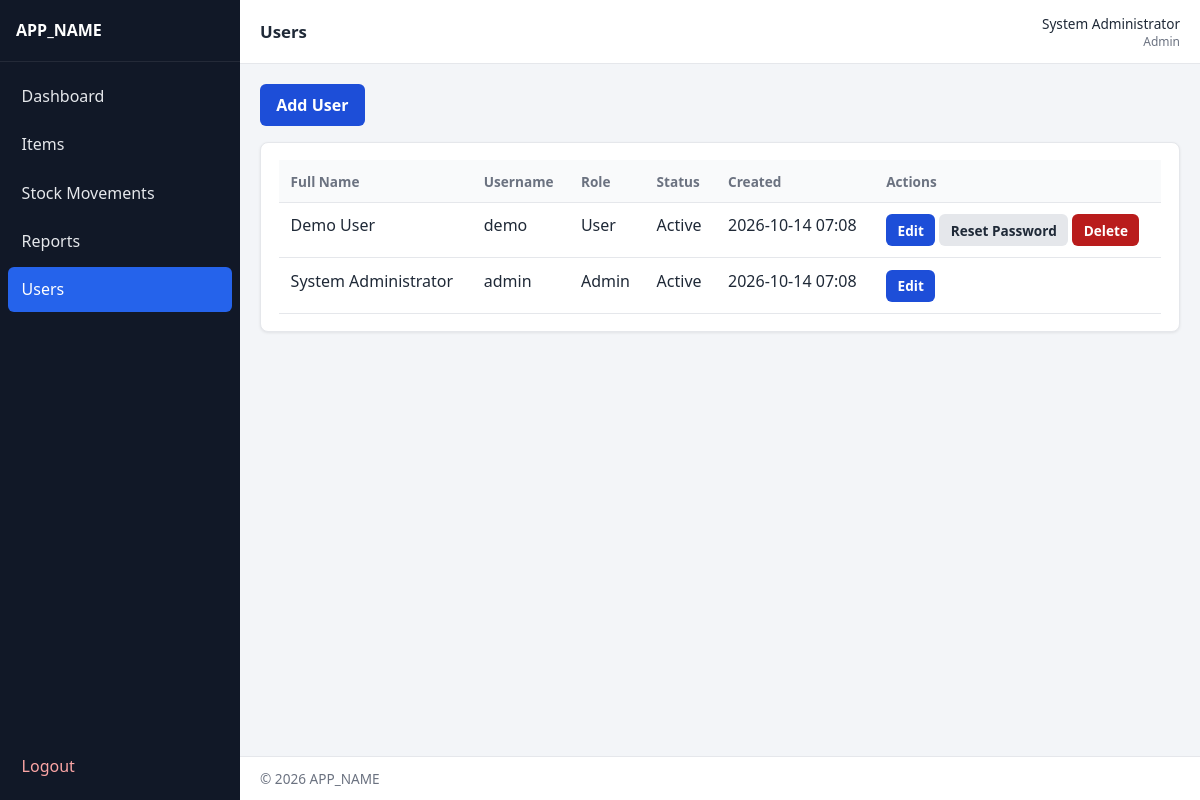
The page /admin/users.php (signed in) on the database its author committed.
### tables this page shows
CREATE TABLE users (
    id INT UNSIGNED AUTO_INCREMENT PRIMARY KEY,
    full_name VARCHAR(120) NOT NULL,
    username VARCHAR(60) NOT NULL,
    password_hash VARCHAR(255) NOT NULL,
    role ENUM('admin', 'user') NOT NULL DEFAULT 'user',
    is_active TINYINT(1) NOT NULL DEFAULT 1,
    created_at TIMESTAMP NOT NULL DEFAULT CURRENT_TIMESTAMP,
    updated_at TIMESTAMP NOT NULL DEFAULT CURRENT_TIMESTAMP ON UPDATE CURRENT_TIMESTAMP,
    UNIQUE KEY uq_users_username (username),
    KEY idx_users_role (role),
    KEY idx_users_active (is_active)
);

### includes/functions.php (called while the page is built, shortened)
<?php
function e(?string $value): string
{
    return htmlspecialchars((string) $value, ENT_QUOTES | ENT_SUBSTITUTE, 'UTF-8');
}
function url(string $path = ''): string
{
    $base = rtrim(BASE_PATH, '/');
    $path = '/' . ltrim($path, '/');
    return ($base === '' ? '' : $base) . $path;
}
function format_datetime(?string $datetime): string
{
    $ts = strtotime($datetime);
    return $ts ? date('Y-m-d H:i', $ts) : e($datetime);
}

### includes/auth.php (called while the page is built, shortened)
<?php
function current_user(): ?array
{
    return $_SESSION['user'];
}

### admin/users.php (the view, shortened to what this page needs)
<?php
$pdo = db();
$current = current_user();
    ?>
    <?php
$users = $pdo->query(
    'SELECT id, full_name, username, role, is_active, created_at
     FROM users
     ORDER BY full_name ASC'
)->fetchAll();
$pageTitle = 'Users';
require __DIR__ . '/../includes/header.php';
?>
<div class="toolbar">
    <a class="btn btn-primary" href="<?= e(url('admin/users.php?action=add')) ?>">Add User</a>
</div>
<div class="card">
    <div class="table-wrap">
        <table class="data-table">
            <thead>
                <tr>
                    <th>Full Name</th>
                    <th>Username</th>
                    <th>Role</th>
                    <th>Status</th>
                    <th>Created</th>
                    <th>Actions</th>
                </tr>
            </thead>
            <tbody>
                <?php foreach ($users as $row): ?>
                    <tr>
                        <td><?= e($row['full_name']) ?></td>
                        <td><?= e($row['username']) ?></td>
                        <td><?= e(ucfirst($row['role'])) ?></td>
                        <td><?= (int) $row['is_active'] === 1 ? 'Active' : 'Inactive' ?></td>
                        <td><?= e(format_datetime($row['created_at'])) ?></td>
                        <td>
                            <a class="btn btn-sm btn-primary" href="<?= e(url('admin/users.php?action=edit&id=' . $row['id'])) ?>">Edit</a>
                            <?php if ((int) $row['id'] !== (int) $current['id']): ?>
                                <a class="btn btn-sm btn-secondary" href="<?= e(url('admin/users.php?action=reset&id=' . $row['id'])) ?>">Reset Password</a>
                                <form method="post" action="<?= e(url('admin/users.php')) ?>" style="display:inline;"
                                      onsubmit="return confirm('Delete this user?');">
                                    <button type="submit" class="btn btn-sm btn-danger">Delete</button>
                                </form>
                            <?php endif; ?>
                        </td>
                    </tr>
                <?php endforeach; ?>
            </tbody>
        </table>
    </div>
</div>
<?php require __DIR__ . '/../includes/footer.php'; ?>

### includes/header.php (shortened to what this page needs)
<?php
$pageTitle = $pageTitle ?? APP_NAME;
$bodyClass = $bodyClass ?? '';
$user = current_user();
?>
<!DOCTYPE html>
<html lang="en">
<head>
    <link rel="stylesheet" href="<?= e(url('assets/css/style.css')) ?>">
</head>
<body class="<?= e($bodyClass) ?>">
<?php if ($user): ?>
<div class="app-shell">
    <?php require __DIR__ . '/nav.php'; ?>
    <div class="main-area">
        <header class="topbar">
            <div class="topbar-title"><?= e($pageTitle) ?></div>
            <div class="topbar-user">
                <span class="user-name"><?= e($user['full_name']) ?></span>
                <span class="user-role"><?= e(ucfirst($user['role'])) ?></span>
            </div>
        </header>
        <main class="content">
<?php endif; ?>

### assets/css/style.css (style rules this page uses)
:root { --bg: #f3f5f8; --surface: #ffffff; --text: #1f2937; --muted: #6b7280; --border: #e5e7eb; --primary: #1d4ed8; --primary-dark: #1e40af; --danger: #b91c1c; --danger-bg: #fef2f2; --success: #047857; --success-bg: #ecfdf5; --warning: #b45309; --warning-bg: #fffbeb; --info-bg: #eff6ff; --sidebar: #111827; --sidebar-text: #e5e7eb; --sidebar-active: #2563eb; --shadow: 0 1px 3px rgba(0, 0, 0, 0.08); --radius: 8px; --font: "Segoe UI", Tahoma, Geneva, Verdana, sans-serif; }
*, *::before, *::after { box-sizing: border-box; }
html, body { margin: 0; padding: 0; font-family: var(--font); color: var(--text); background: var(--bg); min-height: 100%; }
a { color: var(--primary); text-decoration: none; }
.app-shell { display: flex; min-height: 100vh; }
.main-area { flex: 1; min-width: 0; display: flex; flex-direction: column; }
.topbar { background: var(--surface); border-bottom: 1px solid var(--border); padding: 0.85rem 1.25rem; display: flex; align-items: center; gap: 1rem; position: sticky; top: 0; z-index: 20; }
.topbar-title { font-weight: 600; font-size: 1.05rem; flex: 1; }
.topbar-user { display: flex; flex-direction: column; align-items: flex-end; font-size: 0.85rem; }
.user-role { color: var(--muted); font-size: 0.75rem; }
.content { padding: 1.25rem; flex: 1; }
.card { background: var(--surface); border: 1px solid var(--border); border-radius: var(--radius); padding: 1.1rem; box-shadow: var(--shadow); margin-bottom: 1rem; }
.toolbar { display: flex; flex-wrap: wrap; gap: 0.75rem; align-items: flex-end; margin-bottom: 1rem; }
.btn { display: inline-flex; align-items: center; justify-content: center; gap: 0.35rem; border: 1px solid transparent; border-radius: 6px; padding: 0.55rem 0.95rem; font: inherit; font-weight: 600; cursor: pointer; text-decoration: none; background: #e5e7eb; color: var(--text); }
.btn-primary { background: var(--primary); color: #fff; }
.btn-danger { background: var(--danger); color: #fff; }
.btn-secondary { background: #e5e7eb; }
.btn-sm { padding: 0.35rem 0.65rem; font-size: 0.85rem; }
.table-wrap { width: 100%; overflow-x: auto; }
table.data-table { width: 100%; border-collapse: collapse; background: var(--surface); }
table.data-table th, table.data-table td { padding: 0.7rem 0.75rem; border-bottom: 1px solid var(--border); text-align: left; vertical-align: top; white-space: nowrap; }
table.data-table th { font-size: 0.85rem; color: var(--muted); background: #f9fafb; }

### rows shown on the page
users: full_name "System Administrator", role "Admin", username "admin", is_active "Active", created_at "2026-10-14 07:08"
users: full_name "Demo User", username "demo", role "User", is_active "Active", created_at "2026-10-14 07:08"

### other values the page prints
APP_NAME "APP_NAME"
$pageTitle "Users"
